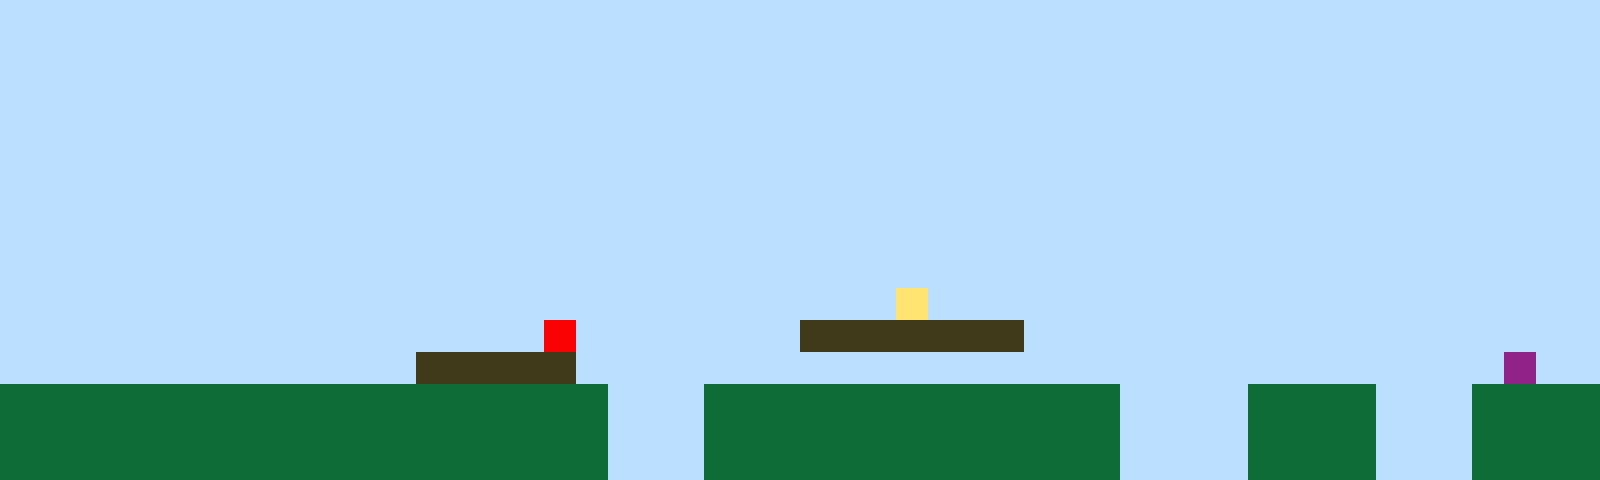

A level layout from a 2D game, rendered from its tile map. Below: a short description, then the map file with its tile-grid data intact:
An orthogonal 50x15 tile map with 32x32 px tiles, 1 tile layer (Tile Layer 1).

<map version="1.10" tiledversion="1.11.2" orientation="orthogonal" renderorder="right-up" width="50" height="15" tilewidth="32" tileheight="32" infinite="0" nextlayerid="2" nextobjectid="1"><editorsettings><export target="map1.csv" format="csv" /></editorsettings><tileset firstgid="1" name="sprites" tilewidth="32" tileheight="32" tilecount="6" columns="3"><image source="sprites.png" width="96" height="64" /></tileset><layer id="1" name="Tile Layer 1" width="50" height="15"><data encoding="csv">1,1,1,1,1,1,1,1,1,1,1,1,1,1,1,1,1,1,1,1,1,1,1,1,1,1,1,1,1,1,1,1,1,1,1,1,1,1,1,1,1,1,1,1,1,1,1,1,1,1,1,1,1,1,1,1,1,1,1,1,1,1,1,1,1,1,1,1,1,1,1,1,1,1,1,1,1,1,1,1,1,1,1,1,1,1,1,1,1,1,1,1,1,1,1,1,1,1,1,1,1,1,1,1,1,1,1,1,1,1,1,1,1,1,1,1,1,1,1,1,1,1,1,1,1,1,1,1,1,1,1,1,1,1,1,1,1,1,1,1,1,1,1,1,1,1,1,1,1,1,1,1,1,1,1,1,1,1,1,1,1,1,1,1,1,1,1,1,1,1,1,1,1,1,1,1,1,1,1,1,1,1,1,1,1,1,1,1,1,1,1,1,1,1,1,1,1,1,1,1,1,1,1,1,1,1,1,1,1,1,1,1,1,1,1,1,1,1,1,1,1,1,1,1,1,1,1,1,1,1,1,1,1,1,1,1,1,1,1,1,1,1,1,1,1,1,1,1,1,1,1,1,1,1,1,1,1,1,1,1,1,1,1,1,1,1,1,1,1,1,1,1,1,1,1,1,1,1,1,1,1,1,1,1,1,1,1,1,1,1,1,1,1,1,1,1,1,1,1,1,1,1,1,1,1,1,1,1,1,1,1,1,1,1,1,1,1,1,1,1,1,1,1,1,1,1,1,1,1,1,1,1,1,1,1,1,1,1,1,1,1,1,1,1,1,1,1,1,1,1,1,1,1,1,1,1,1,1,1,1,1,1,1,1,1,1,1,1,1,1,1,1,1,1,1,1,1,1,1,1,1,1,1,1,1,1,1,1,1,1,1,1,1,1,1,1,1,1,1,1,1,1,1,1,1,1,1,1,1,1,1,1,1,1,1,1,1,1,1,1,1,1,1,1,1,1,1,1,1,1,1,1,1,1,1,1,1,1,1,1,1,1,1,1,1,1,1,1,1,1,1,1,1,1,1,1,1,1,1,1,1,1,1,1,1,1,1,1,1,1,1,1,1,1,1,1,1,1,4,1,1,1,1,1,1,1,1,1,1,1,1,1,1,1,1,1,1,1,1,1,1,1,1,1,1,1,1,1,1,1,1,1,1,1,1,1,1,5,1,1,1,1,1,1,1,3,3,3,3,3,3,3,1,1,1,1,1,1,1,1,1,1,1,1,1,1,1,1,1,1,1,1,1,1,1,1,1,1,1,1,1,1,1,3,3,3,3,3,1,1,1,1,1,1,1,1,1,1,1,1,1,1,1,1,1,1,1,1,1,1,1,1,1,1,1,1,1,6,1,1,2,2,2,2,2,2,2,2,2,2,2,2,2,2,2,2,2,2,2,1,1,1,2,2,2,2,2,2,2,2,2,2,2,2,2,1,1,1,1,2,2,2,2,1,1,1,2,2,2,2,2,2,2,2,2,2,2,2,2,2,2,2,2,2,2,2,2,2,2,1,1,1,2,2,2,2,2,2,2,2,2,2,2,2,2,1,1,1,1,2,2,2,2,1,1,1,2,2,2,2,2,2,2,2,2,2,2,2,2,2,2,2,2,2,2,2,2,2,2,1,1,1,2,2,2,2,2,2,2,2,2,2,2,2,2,1,1,1,1,2,2,2,2,1,1,1,2,2,2,2</data></layer></map>
